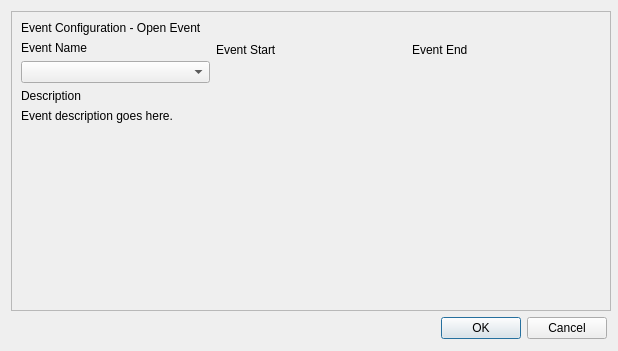
<?xml version="1.0" encoding="UTF-8"?>
<ui version="4.0">
 <class>Dialog</class>
 <widget class="QDialog" name="Dialog">
  <property name="geometry">
   <rect>
    <x>0</x>
    <y>0</y>
    <width>618</width>
    <height>351</height>
   </rect>
  </property>
  <property name="minimumSize">
   <size>
    <width>618</width>
    <height>300</height>
   </size>
  </property>
  <property name="maximumSize">
   <size>
    <width>618</width>
    <height>351</height>
   </size>
  </property>
  <property name="windowTitle">
   <string>Dialog</string>
  </property>
  <layout class="QGridLayout" name="gridLayout">
   <item row="0" column="0">
    <widget class="QFrame" name="ec_frame">
     <property name="minimumSize">
      <size>
       <width>600</width>
       <height>300</height>
      </size>
     </property>
     <property name="maximumSize">
      <size>
       <width>725</width>
       <height>300</height>
      </size>
     </property>
     <property name="frameShape">
      <enum>QFrame::StyledPanel</enum>
     </property>
     <property name="frameShadow">
      <enum>QFrame::Raised</enum>
     </property>
     <layout class="QGridLayout" name="gridLayout_3">
      <item row="1" column="0">
       <layout class="QHBoxLayout" name="horizontalLayout">
        <item>
         <layout class="QVBoxLayout" name="verticalLayout_4">
          <item>
           <widget class="QLabel" name="label_event_name">
            <property name="maximumSize">
             <size>
              <width>16777215</width>
              <height>28</height>
             </size>
            </property>
            <property name="text">
             <string>Event Name</string>
            </property>
           </widget>
          </item>
          <item>
           <widget class="QComboBox" name="comboBox"/>
          </item>
         </layout>
        </item>
        <item>
         <layout class="QVBoxLayout" name="verticalLayout_5">
          <item>
           <widget class="QLabel" name="label_event_start">
            <property name="maximumSize">
             <size>
              <width>16777215</width>
              <height>28</height>
             </size>
            </property>
            <property name="text">
             <string>Event Start</string>
            </property>
           </widget>
          </item>
          <item>
           <widget class="QLabel" name="label">
            <property name="minimumSize">
             <size>
              <width>100</width>
              <height>0</height>
             </size>
            </property>
            <property name="maximumSize">
             <size>
              <width>16777215</width>
              <height>28</height>
             </size>
            </property>
            <property name="text">
             <string/>
            </property>
           </widget>
          </item>
         </layout>
        </item>
        <item>
         <layout class="QVBoxLayout" name="verticalLayout_6">
          <item>
           <widget class="QLabel" name="label_event_end">
            <property name="maximumSize">
             <size>
              <width>16777215</width>
              <height>28</height>
             </size>
            </property>
            <property name="text">
             <string>Event End</string>
            </property>
           </widget>
          </item>
          <item>
           <widget class="QLabel" name="label_2">
            <property name="minimumSize">
             <size>
              <width>100</width>
              <height>0</height>
             </size>
            </property>
            <property name="maximumSize">
             <size>
              <width>16777215</width>
              <height>28</height>
             </size>
            </property>
            <property name="text">
             <string/>
            </property>
           </widget>
          </item>
         </layout>
        </item>
       </layout>
      </item>
      <item row="0" column="0">
       <widget class="QLabel" name="ec_label">
        <property name="maximumSize">
         <size>
          <width>16777215</width>
          <height>28</height>
         </size>
        </property>
        <property name="text">
         <string>Event Configuration - Open Event</string>
        </property>
       </widget>
      </item>
      <item row="2" column="0">
       <layout class="QVBoxLayout" name="verticalLayout_7">
        <item>
         <widget class="QLabel" name="label_event_description">
          <property name="text">
           <string>Description</string>
          </property>
         </widget>
        </item>
        <item>
         <widget class="QLabel" name="label_3">
          <property name="text">
           <string>Event description goes here.</string>
          </property>
         </widget>
        </item>
        <item>
         <spacer name="verticalSpacer">
          <property name="orientation">
           <enum>Qt::Vertical</enum>
          </property>
          <property name="sizeHint" stdset="0">
           <size>
            <width>20</width>
            <height>40</height>
           </size>
          </property>
         </spacer>
        </item>
       </layout>
      </item>
     </layout>
    </widget>
   </item>
   <item row="1" column="0">
    <layout class="QHBoxLayout" name="horizontalLayout_2">
     <item>
      <spacer name="horizontalSpacer">
       <property name="orientation">
        <enum>Qt::Horizontal</enum>
       </property>
       <property name="sizeHint" stdset="0">
        <size>
         <width>40</width>
         <height>20</height>
        </size>
       </property>
      </spacer>
     </item>
     <item>
      <widget class="QPushButton" name="ok_button">
       <property name="text">
        <string>OK</string>
       </property>
      </widget>
     </item>
     <item>
      <widget class="QPushButton" name="pushButton_2">
       <property name="text">
        <string>Cancel</string>
       </property>
      </widget>
     </item>
    </layout>
   </item>
  </layout>
 </widget>
 <resources/>
 <connections/>
</ui>
